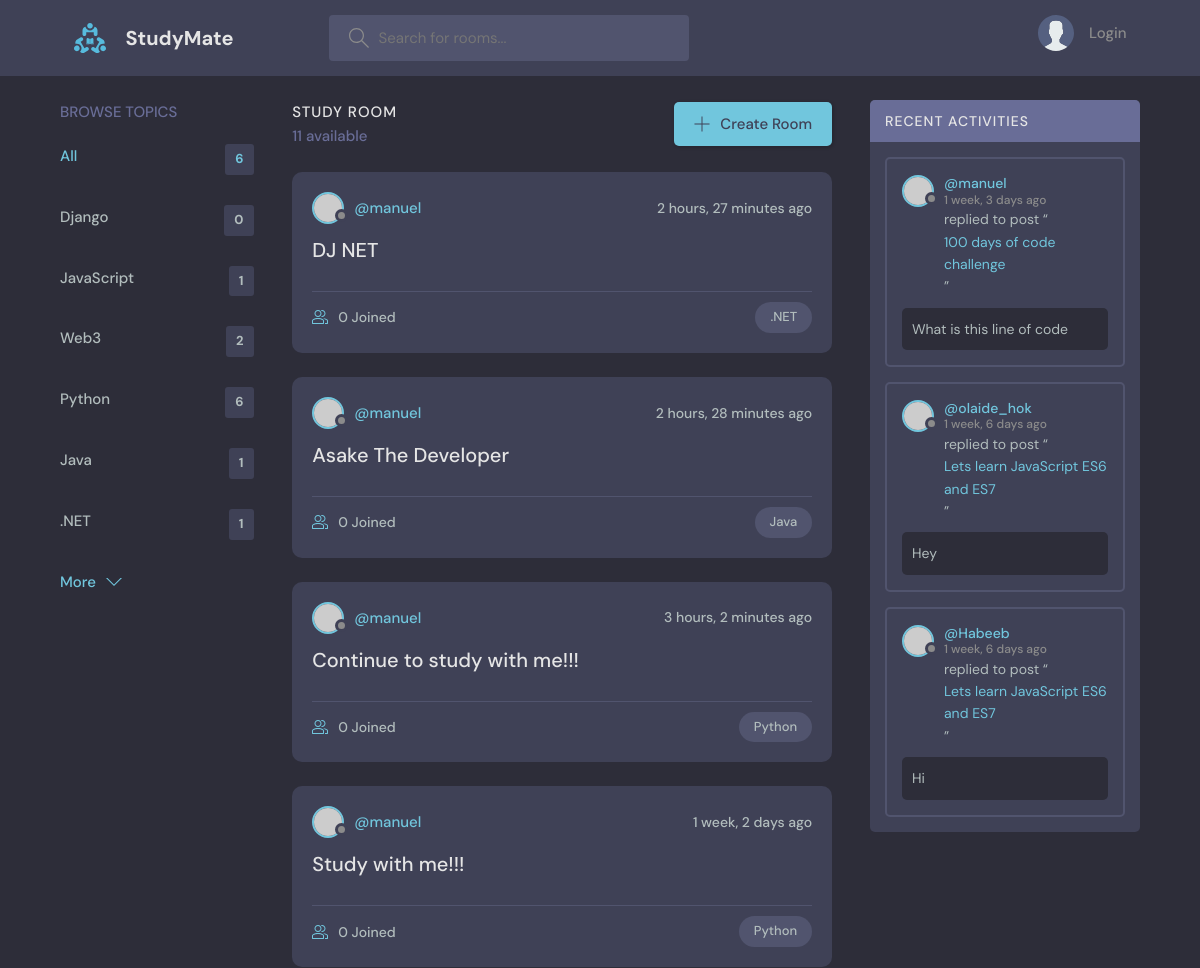
/ (upper part), run on an earlier commit of the app's database.
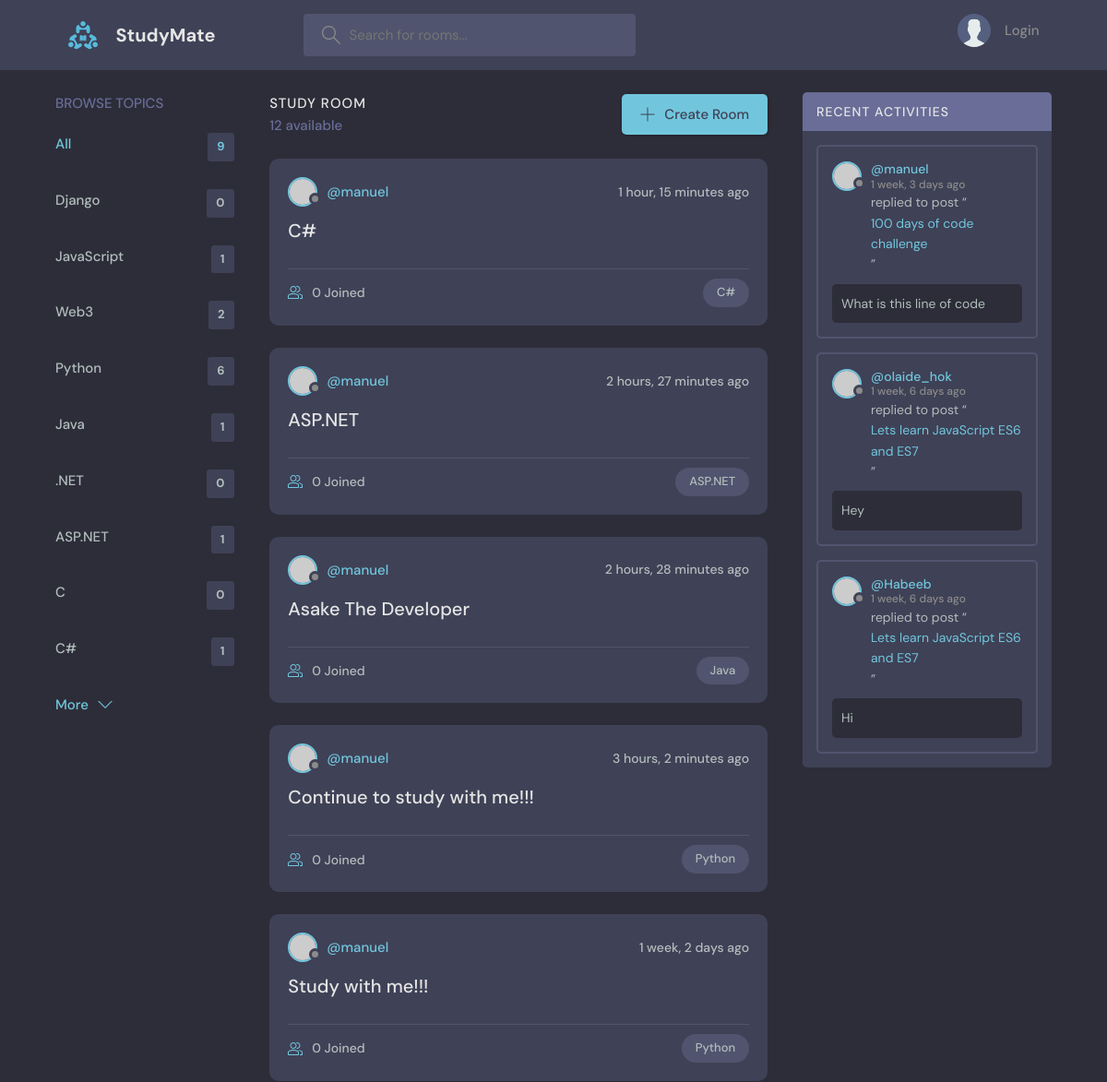
And on a later commit of the database.
### base/models.py (models this page shows, shortened)
class Topic(models.Model):
    name = models.CharField(max_length=200)

class Room(models.Model):
    host = models.ForeignKey(User, on_delete=models.SET_NULL, null=True)
    topic = models.ForeignKey(Topic, on_delete=models.SET_NULL, null=True)
    name = models.CharField(max_length=200)
    description = models.TextField(null=True, blank=True)
    participants = models.ManyToManyField(User, related_name='participants', blank=True)
    updated = models.DateTimeField(auto_now=True)
    created = models.DateTimeField(auto_now_add=True)
    class Meta:
        ordering = ['-updated', '-created']
    def __str__(self):
        return self.name

class Message(models.Model):
    user = models.ForeignKey(User, on_delete=models.CASCADE)
    room = models.ForeignKey(Room, on_delete=models.CASCADE)
    body = models.TextField()
    updated = models.DateTimeField(auto_now=True)
    created = models.DateTimeField(auto_now=True)
    class Meta:
        ordering = ['-updated', '-created']

### base/views.py (the view)
# urls.py: path('', views.home, name='home'),
def home(request):
    q = request.GET.get('q') if request.GET.get('q') != None else ''
    rooms = Room.objects.filter(
        Q(topic__name__icontains=q) |
        Q(name__icontains=q) |
        Q(description__icontains=q)
    )
    topics = Topic.objects.all()
    room_count = rooms.count()
    room_messages = Message.objects.filter(Q(room__topic__name__icontains=q))
    context = {'rooms': rooms, 'topics': topics,
               'room_count': room_count, 'room_messages': room_messages}
    return render(request, 'base/home.html', context)

### base/templates/base/home.html (shortened to what this page needs)
{% extends 'main.html' %}
{% block content %}
<main class="layout layout--3">
  <div class="container">
    {% include 'base/topics_component.html' %}
    <div class="roomList">
      <div class="roomList__header">
        <div>
          <h2>Study Room</h2>
          <p>{{room_count}} available</p>
        </div>
        <a class="btn btn--main" href="{% url 'create-room' %}">
          <svg
            version="1.1"
            xmlns="http://www.w3.org/2000/svg"
            width="32"
            height="32"
            viewBox="0 0 32 32"
          >
            <title>add</title>
            <path
              d="M16.943 0.943h-1.885v14.115h-14.115v1.885h14.115v14.115h1.885v-14.115h14.115v-1.885h-14.115v-14.115z"
            ></path>
          </svg>
          Create Room
        </a>
      </div>
    {% include 'base/feed_component.html' %}
    </div>
    {% include 'base/activity_component.html' %}
  </div>
</main>
{% endblock %}

### base/templates/base/topics_component.html
<div class="topics">
  <div class="topics__header">
    <h2>Browse Topics</h2>
  </div>
  <ul class="topics__list">
    <li>
      <a href="{% url 'home' %}" class="active">All <span>{{topics.count}}</span></a>
    </li>
{% for topic in topics %}
    <li>
      <a href="{% url 'home' %}?q={{topic.name}}">{{topic.name}}<span>{{topic.room_set.all.count}}</span></a>
    </li>
    {% endfor %}
  </ul>
  <a class="btn btn--link" href="topics.html">
    More
    <svg
      version="1.1"
      xmlns="http://www.w3.org/2000/svg"
      width="32"
      height="32"
      viewBox="0 0 32 32"
    >
      <title>chevron-down</title>
      <path d="M16 21l-13-13h-3l16 16 16-16h-3l-13 13z"></path>
    </svg>
  </a>
</div>

### base/templates/base/feed_component.html (shortened to what this page needs)
{% for room in rooms %}
<div class="roomListRoom">
  <div class="roomListRoom__header">
    <a
      href="{% url 'user-profile' room.host.id %}"
      class="roomListRoom__author"
    >
      <div class="avatar avatar--small">
        <img src="https://randomuser.me/api/portraits/women/11.jpg" />
      </div>
      <span>@{{room.host.username}}</span>
    </a>
    <div class="roomListRoom__actions">
      <span>{{room.created|timesince}} ago</span>
    </div>
  </div>
  <div class="roomListRoom__content">
    <a href="{% url 'room' room.id %}">{{room.name}}</a>
  </div>
  <div class="roomListRoom__meta">
    <a href="{% url 'room' room.id %}" class="roomListRoom__joined">
      {{room.participants.all.count}} Joined
    </a>
    <p class="roomListRoom__topic">{{room.topic.name}}</p>
  </div>
</div>
{% endfor %}

### base/templates/base/activity_component.html (shortened to what this page needs)
<div class="activities">
  <div class="activities__header">
    <h2>Recent Activities</h2>
  </div>
{% for message in room_messages %}
  <div class="activities__box">
    <div class="activities__boxHeader roomListRoom__header">
      <a href="{% url 'user-profile' message.user.id %}" class="roomListRoom__author">
        <div class="avatar avatar--small">
          <img src="https://randomuser.me/api/portraits/women/11.jpg" />
        </div>
        <p>
          @{{message.user}}
          <span>{{message.created|timesince}} ago</span>
        </p>
      </a>
    </div>
    <div class="activities__boxContent">
      <p>
        replied to post “<a href="{% url 'room' message.room.id %}">{{message.room}}</a
        >”
      </p>
      <div class="activities__boxRoomContent">
        {{message.body}}
      </div>
    </div>
  </div>
  {% endfor %}
</div>

What changed in the data, as far as the page shows it:
computed for Topic ".NET": room_set.all.count "1" → "0"
added Topic: name "ASP.NET", room_set.all.count "1"
added Topic: name "C", room_set.all.count "0"
added Topic: name "C#", room_set.all.count "1"
added Room: host.username "manuel", created "1 hour, 15 minutes", name "C#", participants.all.count "0", topic.name "C#"
changed Room: name "DJ NET" → "ASP.NET"; topic.name ".NET" → "ASP.NET"
Also different on the page:
{{ topics.count }}: "6" → "9"
{{ room_count }}: "11" → "12"
